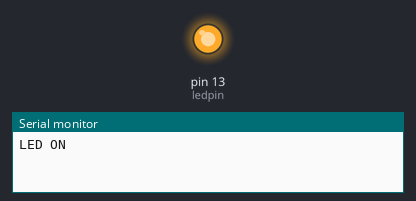
This sketch was run on a simulated Arduino Uno, built with avr-gcc and run on an emulated ATmega328P. On the bench: output pins drawn as LEDs (lit = HIGH), the last lines printed to the serial monitor.

Above: at 1.0 s.
At 3.0 s:
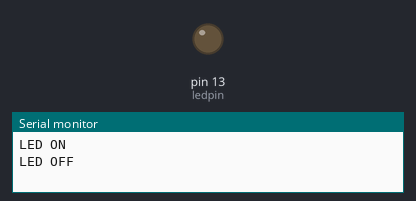
Timing chart, 0 to 5.2 s (numbered marks = the images above):
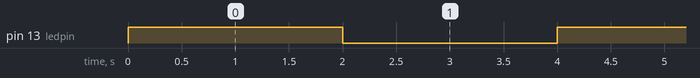

The sketch:

led.ino
```cpp
int ledpin=13;
void setup(){
  pinMode(ledpin, OUTPUT);
  Serial.begin(115200);
}

void loop(){
  digitalWrite(ledpin, HIGH);
  Serial.println("LED ON");
  delay(2000);
  digitalWrite(ledpin, LOW);
  Serial.println("LED OFF");
  delay(2000);
}
```

Measured:
- by itself, pin 13 (ledpin): alternates HIGH for 2.0 s and LOW for 2.0 s
